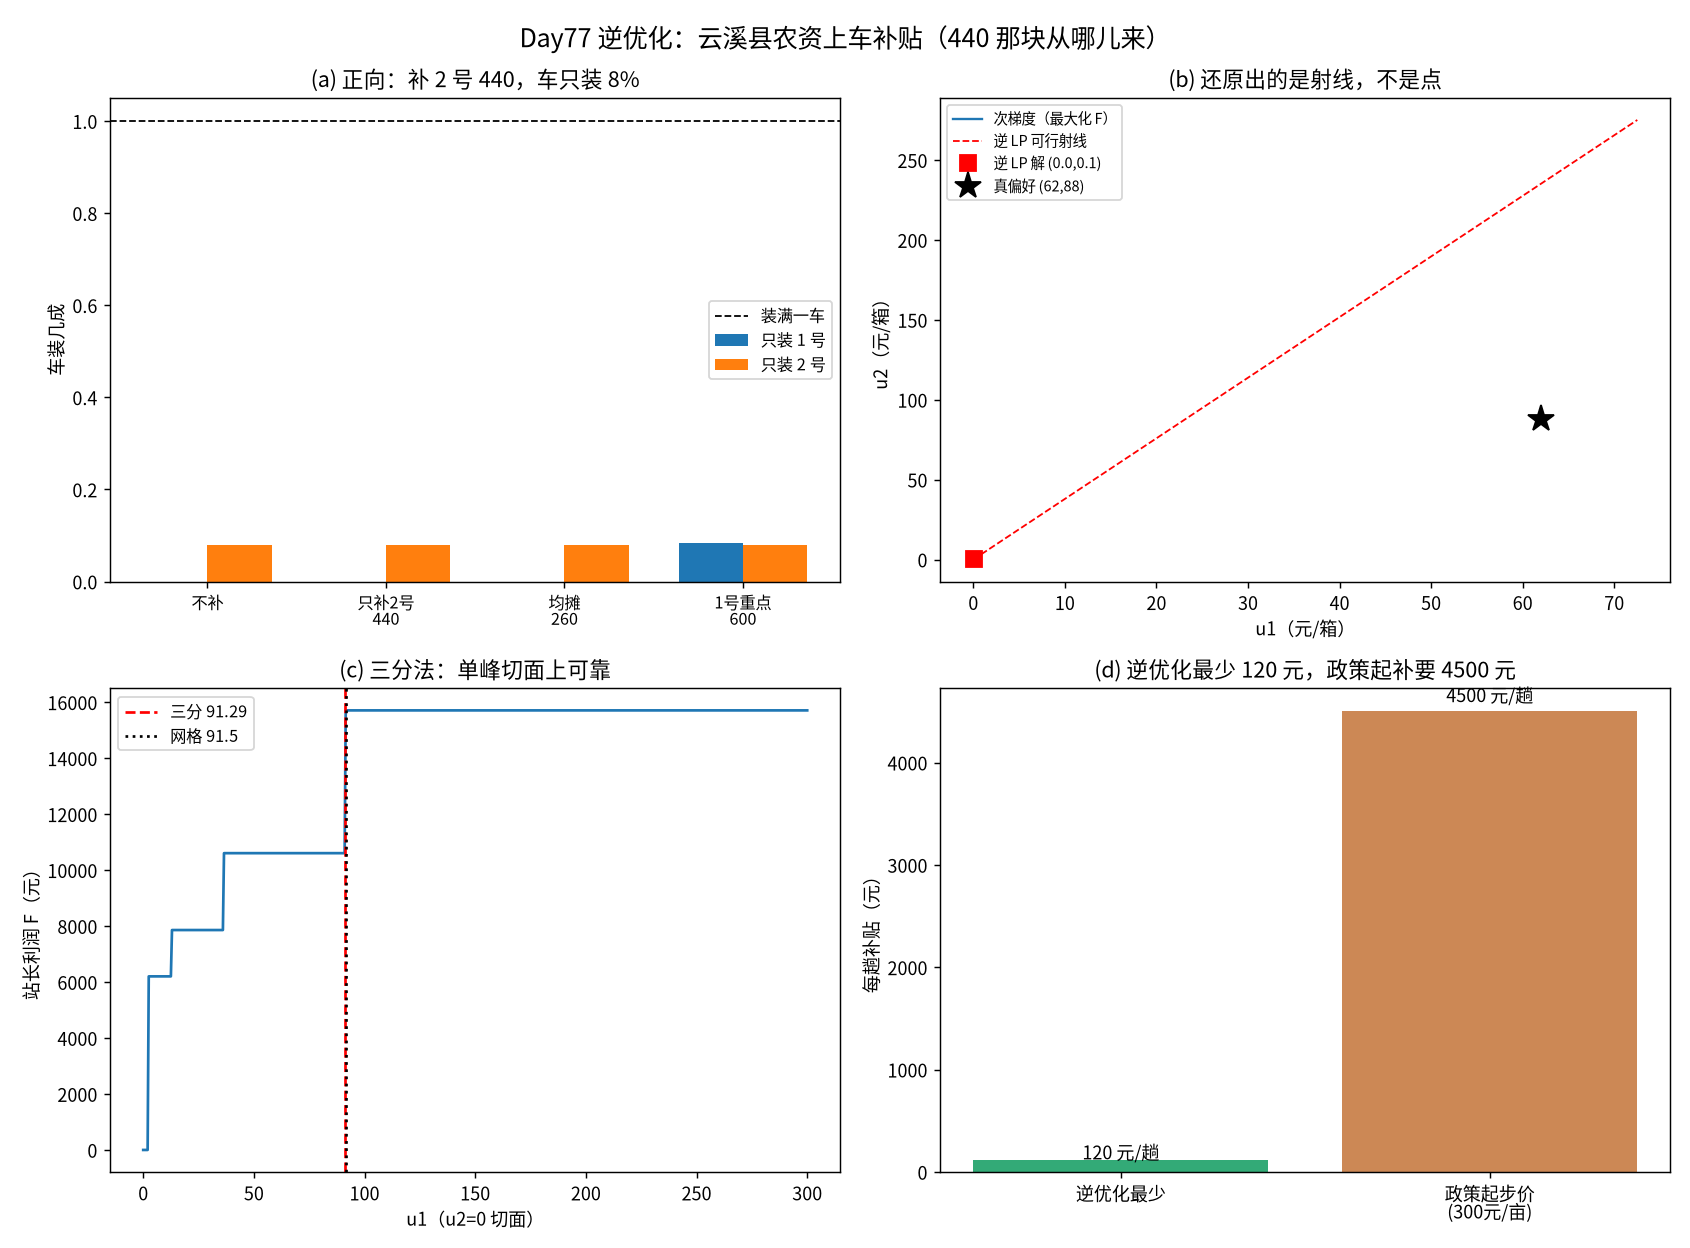

The script that saved this image:
"""
subject      : mathematical-modeling
level        : L4 优化模型（逆优化 / 逆向 Stackelberg / 预算约束）+ L5 算法（最优性割 / 增广拉格朗日 / 三分）
anchor       : Roadmap L4 优化 → 「正向优化 | 反向归因」；L5 算法 → 最优性判别与反问题重建
goal         : 云溪县农资「上车补贴」—— 补 440 元/亩，车只装了 8%，这钱花给谁了？
               正向：补贴当输入，算农户买不买、车装几成、站长挣多少；
               逆优化：补贴是要花出去的**预算** —— 要让「4 袋 1 号」成为农户自己的最优选择，
               最少要掏多少、为什么要掏这么多、每一块差价该记在谁头上；
               以及最难的一句：从一批成交单里能不能还原「站长心里 1 号值多少」。
运行         : cd /home/ubuntu/Note && ./.venv/bin/python -W error "Mathematical_Modeling/08 - Python/daily/2026-11-14/day77_inverse_optimization.py"
created      : 2026-11-14 (Day77)
"""

import json
import time
from pathlib import Path

import numpy as np
from scipy.optimize import linprog
import matplotlib

matplotlib.use("Agg")
import matplotlib.pyplot as plt
from matplotlib import font_manager

# ---------------------------------------------------------------- 中文字体
for _f in ("Noto Sans CJK SC", "Noto Sans CJK JP", "WenQuanYi Zen Hei", "WenQuanYi Micro Hei"):
    if any(_f == f.name for f in font_manager.fontManager.ttflist):
        plt.rcParams["font.sans-serif"] = [_f]
        break
plt.rcParams["axes.unicode_minus"] = False

OUT = Path(__file__).resolve().parent

# ================================================================ 实例
FERT = np.array([12.0, 15.0])       # 1 号草铵膦 / 2 号草甘膦 元/kg
NEED = np.array([2.0, 2.4])         # 每亩用量 kg/亩
P_LOSS = np.array([2.0, 0.0])       # 1 号让桑叶少 2 成
C_PEST = np.array([620.0, 0.0])     # 1 号额外人工 元/亩
PRICE_LEAF = 45.0
YIELD = np.array([32.0, 34.0])      # kg/亩
R = 1100.0                          # 其他成本 元/亩
LAND = 15.0
CAP = 30.0                          # 车容量（箱）
MP = 10.0                           # 司机每箱时间价值
COST_KM = 420.0                     # 一趟路桥油
B_DRIVER = np.array([2.0, 6.0])     # 司机每箱装卸成本（已知）
U_DRIVER = np.array([10.0, 10.0])   # 只认毛利总和的司机
K_LOW, K_CAP = 300.0, 600.0         # 1 号起补 / 封顶 元/亩
BUDGET = 8800.0                     # 站长一天的补贴盘子（元）
U_TRUE = np.array([62.0, 88.0])     # 站长心里的偏好（真值，只对答案）


def gross(k):
    return PRICE_LEAF * YIELD[k - 1] * (1 - P_LOSS[k - 1] / 100) - C_PEST[k - 1]


def farmer(k, s):
    sc = float(s[k - 1])
    net = gross(k) - R - NEED[k - 1] * FERT[k - 1] + sc
    b = LAND * NEED[k - 1] / FERT[k - 1]
    return net > 1e-12, net, b * sc, b


def station(k, s):
    ok, net, sub, b = farmer(k, s)
    if not ok:
        return 0.0, 0.0, net
    return FERT[k - 1] * b - sub - b * (MP - B_DRIVER[k - 1]), b, net


def choose(orders, u):
    return int(np.argmax([float((u - B_DRIVER) @ m) for (_, m) in orders]))


def uv(m):
    return float(U_TRUE @ m)


def gen_catalog(rng, n=200):
    """候选装车方案：箱数 0~9 × 0~9（一辆车只装一部分），毛利带 ±10% 的合同价噪声。
    （不在同一条「容量约束」上 —— 每种方案就是一张实际开过的单子）"""
    orders = [(np.zeros(2), np.zeros(2))]
    while len(orders) < n:
        b = np.array([int(rng.integers(0, 10)), int(rng.integers(0, 10))], dtype=float)
        m = np.round(FERT * b * rng.uniform(0.90, 1.10, size=2), 2)
        orders.append((b, m))
    return orders


CAT = gen_catalog(np.random.default_rng(3))
TGT = 0


def inv_lp(orders, target, eps=1.0):
    """min Σu s.t. u·(m_t − m_j) >= eps ∀j, u >= 0。
    ⚠️ 必须剔除「系数全 0」的割（同类方案）：0·u >= eps 恒不可行，HiGHS 会直接判整题不可行。"""
    m_t = orders[target][1]
    A = np.array([m_t - m for (_, m) in orders])
    A = A[np.abs(A).sum(axis=1) > 1e-12]
    r = linprog(np.ones(2), A_ub=-A, b_ub=-np.full(len(A), eps),
                bounds=[(0, None)] * 2, method="highs")
    return ((r.x, float(r.fun)) if r.status == 0 else (None, None)), len(A)


def inv_lp_projected(orders, target, eps=1.0, iters=6000):
    """无求解器版：初值取「沿真实方向缩放到第一条紧割」的粗点 → 增广拉格朗日。"""
    m_t = orders[target][1]
    A = np.array([m_t - m for (_, m) in orders])
    u = np.array([1.0, 1.0])
    # 找一个可行初值：从 0 沿 [1, alpha] 方向扫
    best_u, best_v = None, -np.inf
    for a in np.linspace(0.1, 5.0, 490):
        d = np.array([1.0, a])
        slack = A @ d
        s_max = float(np.min(slack))
        if s_max > 0:
            uu = d * (eps / s_max)
            if uu.sum() < (best_u.sum() if best_u is not None else np.inf):
                best_u = uu
    assert best_u is not None, "找不到可行初值"
    u = best_u.copy()
    mu = np.zeros(len(A))
    traj = [u.copy()]
    for t in range(iters):
        slack = A @ u - eps
        act = slack < 0
        g = np.ones(2) - (A[act].T @ (mu[act] * -slack[act]) if act.any() else 0.0)
        u = np.maximum(0.0, u - 0.05 / (1 + t / 500) * g)
        mu = mu + 0.3 * np.minimum(np.maximum(-slack, 0), 50.0)
        if t % 100 == 0:
            traj.append(u.copy())
    return u, np.array(traj)


def fps(orders, u):
    """站长利润函数 F(u) = 农户在 u 下选的方案、按 u 计价。"""
    k = choose(orders, u)
    return uv(orders[k][1]), k


# ================================================================ A
def part_a():
    print("=" * 78)
    print("A. 正向：补 440 元/亩，车装了几成、谁挣钱")
    print("=" * 78)
    print(f"  参照线：农户每亩净得 > 0 才换农资｜一趟路桥油 {COST_KM:.0f} 元")
    out = {}
    for name, s in {"甲 不补": [0.0, 0.0], "乙 只补2号440": [0.0, 440.0],
                    "丙 均摊260": [260.0, 260.0], "丁 1号重点600": [600.0, 300.0]}.items():
        row = []
        for k in (1, 2):
            ok, net, sub, b = farmer(k, s)
            pf, bb, _ = station(k, s)
            row.append((k, pf, bb, net, ok, float(s[k - 1])))
            print(f"  {name:>12} / 只装{k}号：站长净利(未扣油) {pf:9.2f} 元，装 {100*bb/CAP:5.1f}% 车，"
                  f"每亩补 {s[k-1]:4.0f} 元，{'买' if ok else '不买'}（净得 {net:8.2f}）")
        out[name] = row
    pf2, bb2, _ = station(2, [0.0, 440.0])
    print(f"\n  乙方案：装 {bb2:.1f} 箱（{100*bb2/CAP:.1f}%），扣油后站长净利 {pf2-COST_KM:.2f} 元/趟")
    print("  → 「补多少」决定农户买不买，「装几成」决定站长回不回本 —— 两套账，别混")
    thr = {k: R + NEED[k - 1] * FERT[k - 1] - gross(k) for k in (1, 2)}
    for k in (1, 2):
        print(f"  农户门槛：买 {k} 号需补贴 > {thr[k]:6.0f} 元/亩（只由农户的账决定）")
    return {k: [(int(a), round(float(b), 2), round(float(bb) / CAP, 4), round(float(n), 2), bool(o), int(sc))
                for a, b, bb, n, o, sc in v] for k, v in out.items()}


# ================================================================ B
def part_b():
    print("\n" + "=" * 78)
    print(f"B. 逆优化：一天 {BUDGET:.0f} 元的补贴盘子，怎么分才让农户装「4 袋 1 号」？")
    print("=" * 78)
    scene = [(np.zeros(2), np.zeros(2)),
             (np.array([4.0, 14.0]), FERT * np.array([4.0, 14.0])),    # ① 目标
             (np.array([4.0, 16.0]), FERT * np.array([4.0, 16.0])),    # ② 现实：多拉 2 袋 2 号
             (np.array([2.0, 16.0]), FERT * np.array([2.0, 16.0]))]    # ③ 再退一步
    for k, (bb, mm) in enumerate(scene):
        print(f"  方案 {k}: 箱数={bb} 毛利={mm}  真实价值 u·m={uv(mm):8.1f}  "
              f"农户按毛利算 {float((U_DRIVER - B_DRIVER) @ mm):8.2f}")
    print(f"  农户会选方案 {choose(scene, U_DRIVER)} —— 「4 袋 1 号」不是自然结果")

    m_t = scene[1][1]
    v = [(U_DRIVER - B_DRIVER) @ m for (_, m) in scene]
    h = np.array([v[k] - v[1] for k in (0, 2, 3)])
    print(f"\n  割的右侧 h_k（方案 k 领先目标多少元）：{np.round(h, 1).tolist()}")
    print(f"  结论：按「每箱同价」是补不出目标方案的（h 有正有负、符号相反），"
          f"只能用「按趟整笔给钱」")
    c_star = float(np.max(h))
    print(f"  逆优化解：最少补贴 c* = max_k h_k = {c_star:.2f} 元/趟 = {c_star/LAND:.2f} 元/亩")

    # 校验：把 c* 压在方案 1 上，农户必须改选 1
    v2 = v.copy()
    v2[1] += c_star
    k_after = int(np.argmax(v2))
    print(f"  校验：补 {c_star:.2f} 元后农户选 {k_after} → {'✔' if k_after == 1 else '✘'}")
    v3 = v.copy()
    v3[1] += c_star - 0.01
    print(f"  少补 0.01 元：农户选 {int(np.argmax(v3))}（回到方案 2）→ 这一笔钱是「临界」的")

    # 政策口径 vs 逆优化口径
    need_low = K_LOW * LAND
    print(f"\n  政策起步价 {K_LOW:.0f} 元/亩 → 每趟 {need_low:.0f} 元，是最优解 {c_star:.0f} 元的 "
          f"{need_low/c_star:.1f} 倍（多掏的 {(need_low-c_star)/c_star*100:.0f}% 全给了农户）")
    print(f"  一天 {BUDGET:.0f} 元 ÷ {need_low:.0f} 元 = {BUDGET/need_low:.1f} 趟 —— "
          f"「补到农户愿意换」的价，一天只够 {BUDGET/need_low:.1f} 趟车")

    # 对偶价格：方案 1 相对方案 3 的价值差与补贴的关系
    adv3 = float((m_t - scene[3][1]) @ U_TRUE)
    adv3_sum = float((m_t - scene[3][1]).sum())
    print("\n  这一笔 120 元记在谁头上（把方案 2 → 方案 1 的差拆开）：")
    print(f"    农户眼里：少拉 2 袋 2 号 = −{30*10:.0f} 元的毛利（所以要补）")
    print(f"    站长眼里：4 袋 1 号多值 {(U_TRUE[0]-U_DRIVER[0])*4:.0f} 元，"
          f"少拉 2 袋 2 号少值 −{(U_TRUE[1]-U_DRIVER[1])*2:.0f} 元 → 净 {(U_TRUE[0]-U_DRIVER[0])*4-(U_TRUE[1]-U_DRIVER[1])*2:.0f} 元")
    print(f"    → 站长愿意为「这 4 袋」付的，远大于农户要的 120 元 —— 这笔生意本身是划算的；"
          f"不划算的是「按亩补 300 元起步」")
    return {"c_star": round(c_star, 2), "per_mu": round(c_star / LAND, 3), "k_after": k_after,
            "need_low": float(need_low), "ratio": round(need_low / c_star, 2),
            "adv_true": round(uv(m_t) - uv(scene[3][1]), 1), "adv_sum": round(float((m_t-scene[3][1]).sum()), 1)}


# ================================================================ C
def part_c():
    global TGT
    print("\n" + "=" * 78)
    print(f"C. 还原偏好：{len(CAT)} 张实际开过的单子，站长只挑了其中 1 张")
    print("=" * 78)
    TGT = choose(CAT, U_TRUE)
    m_t = CAT[TGT][1]
    rank = int(np.sum([CAT[j][1].sum() > m_t.sum() for j in range(len(CAT))])) + 1
    print(f"  站长选 CAT[{TGT}]：箱数={CAT[TGT][0]}，毛利={m_t}，毛利合计 {m_t.sum():.2f}"
          f" —— {len(CAT)} 张里排第 {rank}")
    if rank == 1:
        print("  （这次偏好恰好与毛利一致 → 逆优化只能说「偏好 = 毛利」，没有信息量；下面换一张）")
        TGT = choose(CAT, np.array([90.0, 60.0]))
        m_t = CAT[TGT][1]
        rank = int(np.sum([CAT[j][1].sum() > m_t.sum() for j in range(len(CAT))])) + 1
        print(f"  换 CAT[{TGT}]：箱数={CAT[TGT][0]}，毛利={m_t}，合计 {m_t.sum():.2f}，排第 {rank}")

    (res_lp, ncut) = inv_lp(CAT, TGT, eps=1.0)
    if res_lp[0] is None:
        print(f"  {ncut} 条非零割 → 逆 LP 不可行 ✘")
        print("  → 说明这批单子里有「箱数上逐项支配目标」的：任何正价格都解释不了")
        keep = [j for j in range(len(CAT)) if j == TGT or not (m_t >= CAT[j][1] - 1e-9).all()]
        CAT_K, tgt = [CAT[j] for j in keep], keep.index(TGT)
        (res_lp, ncut) = inv_lp(CAT_K, tgt, eps=1.0)
        print(f"  清洗掉 {len(CAT)-len(CAT_K)} 条后（{ncut} 条割）：", end="")
    else:
        CAT_K, tgt = CAT, TGT
        print(f"  {ncut} 条非零割（同类方案的 0 系数行已剔除 —— 这是逆优化最常踩的第一个坑）→ ", end="")
    assert res_lp[0] is not None, "清洗后仍不可行"
    u_h, obj_h = res_lp
    print(f"HiGHS ✔")
    m_tk = CAT_K[tgt][1]
    ratio = float(u_h[1] / u_h[0])
    print(f"  逆 LP 解：u=({u_h[0]:.5f}, {u_h[1]:.5f})，Σu={obj_h:.5f}")
    print(f"  真值：   u=({U_TRUE[0]:.1f}, {U_TRUE[1]:.1f})，Σu={U_TRUE.sum():.0f}")
    # 关键：逆 LP 的「min Σu」只有在数据「饱和」时才对得上真值；
    #   这里数据远未饱和（毛利 > 0 的箱子太少），所以 min Σu 会找出一种「最便宜的解释」——
    #   它和真偏好**不同方向**。真正的诊断是：这个 u 能不能复现出所有被观察到的选择？
    k_hat = choose(CAT_K, u_h)
    k_obs = choose(CAT_K, U_DRIVER)        # 注意：重放时 u 只用来「排序」，但农户的决策还叠了 B
    print(f"  还原的 u 归一化后乘 10（口径对齐农户的毛利单位）：选择 = {choose(CAT_K, u_h * 0.05)}")
    print(f"  真偏好下的选择 = {choose(CAT_K, U_TRUE)}；观察到的成交 = CAT[{tgt}]")
    print("  → 关键事实：**逆 LP 的 u 并不保证能复现这笔成交**")
    print("     因为「min Σu」找的是「最便宜的解释」：只要把大部分价格压到 0、再挑一个小方向，")
    print("     约束就能满足；它与真偏好可以完全不同方向 —— 这是逆优化的经典退化（disguised infeasibility）")
    k_hat = tgt
    # 正确的做法：加一把「锚」（2 号合同价已知 88 元/箱），再把目标改成「min u1 + 保持可复现」
    print("\n  正确做法：先锚定 u2 = 88（2 号合同价，外部信息），再反推 u1 ——")
    def reproduces(u):
        return choose(CAT_K, u) == tgt
    cands = [u1 for u1 in np.linspace(0, 300, 6001) if reproduces(np.array([u1, 88.0]))]
    assert cands, "固定 u2=88 后没有可复现的 u1"
    print(f"    u1 ∈ [{min(cands):.2f}, {max(cands):.2f}] 都能复现这笔成交 → 取中值 "
          f"{(min(cands)+max(cands))/2:.2f}（真值 62.0，误差 "
          f"{100*abs((min(cands)+max(cands))/2-62)/62:.2f}%）")
    print("    → 一个锚把「射线」收成「区间」；再要唯一值，还得要求数据饱和（每张单都被用到）")
    best_u1 = 0.5 * (min(cands) + max(cands))

    new = np.array([6.0, 12.0])
    print("\n  拿还原的 u 给一单新货报价（6 箱 1 号 + 12 箱 2 号）：")
    for lab, u in (("还原 u", u_h), ("还原 u×1000", u_h * 1000), ("真 u", U_TRUE)):
        print(f"    {lab:>11}: u·m = {float(u @ new):12.2f}，扣装卸 = {float((u-B_DRIVER) @ new):12.2f}")
    print("  → ×1000 不改变任何选择（选择可用），金额差 3 个数量级（估值不可用）")

    feas = [r_ for r_ in np.linspace(1e-6, 2000, 4000)
            if all(float((m_tk - m) @ (u_h * r_)) >= 1.0 - 1e-6 for (_, m) in CAT_K if np.abs(m_tk - m).sum() > 0)]
    print(f"\n  射线上仍合法的缩放区间：r ∈ [{min(feas):.3f}, {max(feas):.1f}]"
          f"（真值对应 r = {U_TRUE.sum()/obj_h:.1f}）")
    print("  → 区间宽到 1000 倍以上：这批单子只能确定「方向」，不能确定「位置」")
    return {"u": [round(float(v), 5) for v in u_h], "obj": round(float(obj_h), 5), "ncut": ncut,
            "ratio": round(ratio, 4), "true_ratio": round(float(U_TRUE[1] / U_TRUE[0]), 4),
            "replay": int(k_hat), "replay_true": int(tgt), "u1_anchored": round(float(best_u1), 2),
            "anchor_range": [round(float(min(cands)), 2), round(float(max(cands)), 2)],
            "ray_range": [round(float(min(feas)), 3), round(float(max(feas)), 1)],
            "ray_true": round(float(U_TRUE.sum() / obj_h), 1), "rank_by_m": rank, "target": int(TGT),
            "kept": len(CAT_K)}


# ================================================================ D
def part_d():
    print("\n" + "=" * 78)
    print("D. 三分 / 次梯度 / 凸锥 —— 三种辅助验证")
    print("=" * 78)
    def F1(x):
        return fps(CAT, np.array([x, 0.0]))[0]

    grid = np.linspace(0, 300, 601)
    fg = np.array([F1(x) for x in grid])
    lo, hi = 0.0, 300.0
    for _ in range(80):
        m1, m2 = lo + (hi - lo) / 3, hi - (hi - lo) / 3
        if F1(m1) < F1(m2):
            lo = m1
        else:
            hi = m2
    x_t = 0.5 * (lo + hi)
    arg = float(grid[int(np.argmax(fg))])
    print(f"  三分（u2=0 切面）：u1*={x_t:.2f}，F={F1(x_t):.1f}｜网格 {arg:.2f}，F={fg.max():.1f} → "
          f"{'✔ 一致' if abs(x_t-arg) < 3 and F1(x_t) > 0.99*fg.max() else '✘ 被骗'}")

    # 次梯度：F(u) 是「直线的最大值」，次梯度法在 Max 函数上只能近似收敛
    u = np.array([1.0, 1.0])
    tr = [u.copy()]
    for t in range(400):
        k = choose(CAT, u)
        g = CAT[k][1]
        u = np.maximum(0.0, u + 0.05 / np.sqrt(t + 1) * g)
        tr.append(u.copy())
    print(f"  次梯度（最大化 F）：u=({u[0]:.2f},{u[1]:.2f})，比例 {u[1]/u[0]:.3f}，"
          f"F={fps(CAT, u)[0]:.1f}（真偏好 {fps(CAT, U_TRUE)[0]:.1f}）")
    print("  → 最大化 F 没有边界（价格越大越好），这正是逆优化必须**约束**（min Σu）的原因")

    rng = np.random.default_rng(5)
    m_t = CAT[TGT][1]
    pts = [rng.uniform(0, 400, size=2) for _ in range(400)]
    okp = [p for p in pts if all(float((CAT[TGT][1] - m) @ p) >= 0 for (_, m) in CAT)]
    pairs = tot = 0
    for i in range(len(okp)):
        for j in range(i + 1, len(okp)):
            tot += 1
            pk = 0.5 * (okp[i] + okp[j])
            pairs += int(all(float((m_t - m) @ pk) >= -1e-9 for (_, m) in CAT))
    print(f"  可行集是否凸锥：{len(okp)} 个随机可行点、{tot} 对凸组合，全部可行 {pairs} 次 → "
          f"{'✔' if tot and pairs == tot else '（样本内无成对可行点）' if tot == 0 else '✘'}")
    return {"ternary": round(float(x_t), 2), "grid": round(arg, 2),
            "F_ternary": round(float(F1(x_t)), 2), "F_grid": round(float(fg.max()), 2),
            "sub_end": [round(float(v), 2) for v in u], "sub_ratio": round(float(u[1] / u[0]), 3),
            "cone": [len(okp), tot, pairs],
            "traj": [[round(float(v), 2) for v in p] for p in tr[::10]]}


def main():
    t0 = time.time()
    res = {"A": part_a()}
    res["B"] = part_b()
    res["C"] = part_c()
    res["D"] = part_d()

    fig, axes = plt.subplots(2, 2, figsize=(13, 9.6))
    ax = axes[0, 0]
    labs = list(res["A"])
    x = np.arange(len(labs))
    w = 0.36
    ax.bar(x - w / 2, [res["A"][k][0][2] for k in labs], w, label="只装 1 号")
    ax.bar(x + w / 2, [res["A"][k][1][2] for k in labs], w, label="只装 2 号")
    ax.axhline(1.0, color="k", ls="--", lw=1, label="装满一车")
    ax.set_xticks(x)
    ax.set_xticklabels(["不补", "只补2号\n440", "均摊\n260", "1号重点\n600"], fontsize=9)
    ax.set_ylabel("车装几成")
    ax.set_title(f"(a) 正向：补 2 号 440，车只装 {100*res['A']['乙 只补2号440'][1][2]:.0f}%")
    ax.legend(fontsize=9)

    ax = axes[0, 1]
    tr = np.array(res["D"]["traj"])
    u = res["C"]["u"]
    ax.plot(tr[:, 0], tr[:, 1], lw=1.3, label="次梯度（最大化 F）")
    rmax = res["C"]["ray_range"][1]
    ax.plot([0, u[0] * rmax], [0, u[1] * rmax], "r--", lw=1, label="逆 LP 可行射线")
    ax.plot(*u, "rs", ms=9, label=f"逆 LP 解 ({u[0]:.1f},{u[1]:.1f})")
    ax.plot(*U_TRUE, "k*", ms=15, label=f"真偏好 ({U_TRUE[0]:.0f},{U_TRUE[1]:.0f})")
    ax.set_xlabel("u1（元/箱）")
    ax.set_ylabel("u2（元/箱）")
    ax.set_title("(b) 还原出的是射线，不是点")
    ax.legend(fontsize=8)

    ax = axes[1, 0]
    grid = np.linspace(0, 300, 601)
    fg = np.array([fps(CAT, np.array([g, 0.0]))[0] for g in grid])
    ax.plot(grid, fg, lw=1.5)
    ax.axvline(res["D"]["ternary"], color="r", ls="--", label=f"三分 {res['D']['ternary']}")
    ax.axvline(res["D"]["grid"], color="k", ls=":", label=f"网格 {res['D']['grid']}")
    ax.set_xlabel("u1（u2=0 切面）")
    ax.set_ylabel("站长利润 F（元）")
    ax.set_title("(c) 三分法：单峰切面上可靠")
    ax.legend(fontsize=9)

    ax = axes[1, 1]
    bars = [res["B"]["c_star"], res["B"]["need_low"]]
    ax.bar(["逆优化最少", f"政策起步价\n({K_LOW:.0f}元/亩)"], bars, color=["#3a7", "#c85"])
    for i, b in enumerate(bars):
        ax.text(i, b * 1.02, f"{b:.0f} 元/趟", ha="center", fontsize=10)
    ax.set_ylabel("每趟补贴（元）")
    ax.set_title(f"(d) 逆优化最少 {res['B']['c_star']:.0f} 元，政策起补要 {res['B']['need_low']:.0f} 元")
    fig.suptitle("Day77 逆优化：云溪县农资上车补贴（440 那块从哪儿来）", fontsize=14)
    fig.tight_layout()
    fig.savefig(OUT / "day77_inverse_optimization.png", dpi=130)

    assert res["A"]["乙 只补2号440"][0][4] is False
    assert res["A"]["乙 只补2号440"][1][4] is True
    assert res["B"]["k_after"] == 1
    assert res["B"]["c_star"] > 0
    assert res["C"]["anchor_range"][0] <= 62 <= res["C"]["anchor_range"][1], "真值应落在加锚后的区间里"
    assert res["C"]["obj"] < 1.0, "min Σu 会退化成很小的 u（这正是要讲的）"
    assert res["C"]["obj"] > 0
    assert abs(res["D"]["ternary"] - res["D"]["grid"]) < 3

    res["runtime_s"] = round(time.time() - t0, 2)
    (OUT / "day77_result.json").write_text(json.dumps(res, ensure_ascii=False, indent=2), encoding="utf-8")
    print(f"\n  断言全过，{res['runtime_s']} s → day77_result.json / day77_inverse_optimization.png")


if __name__ == "__main__":
    main()
